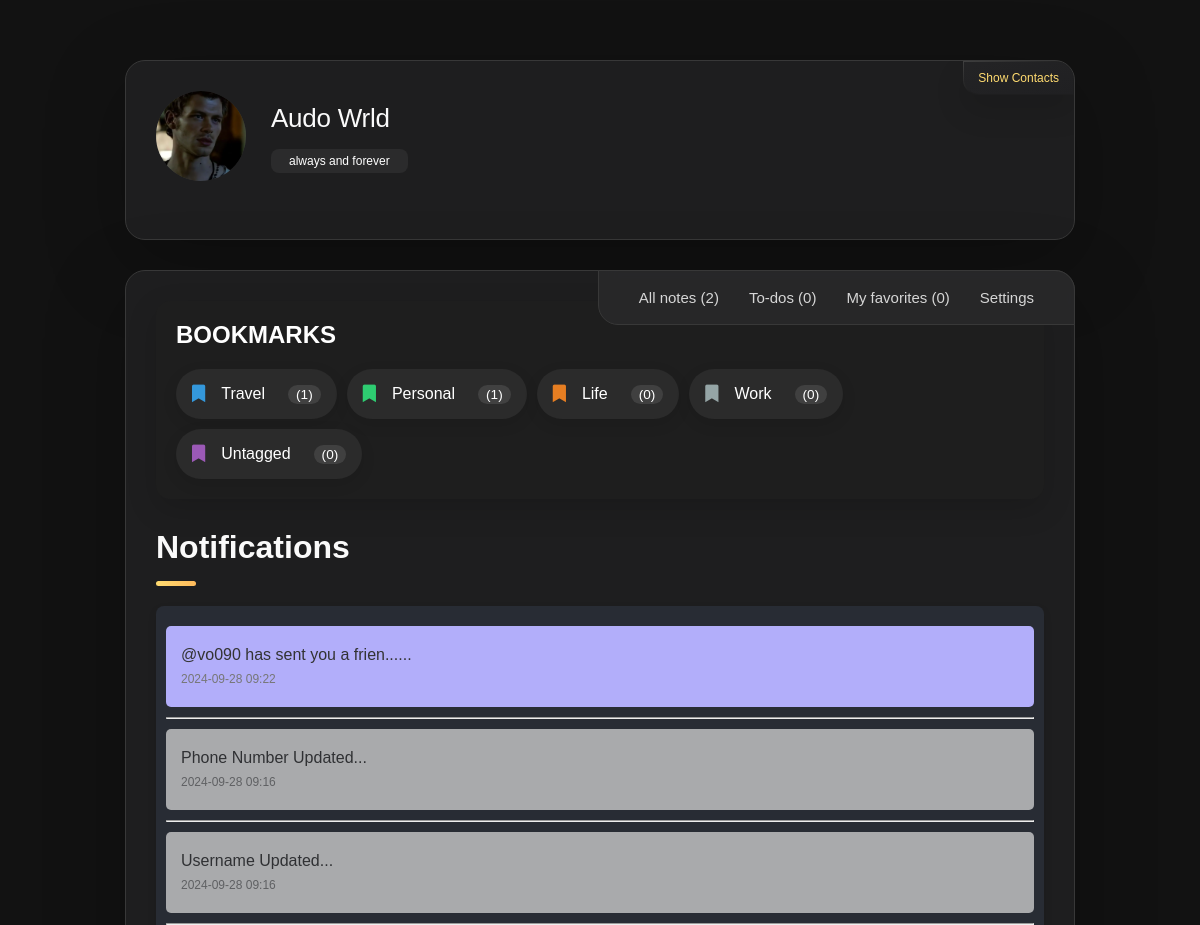
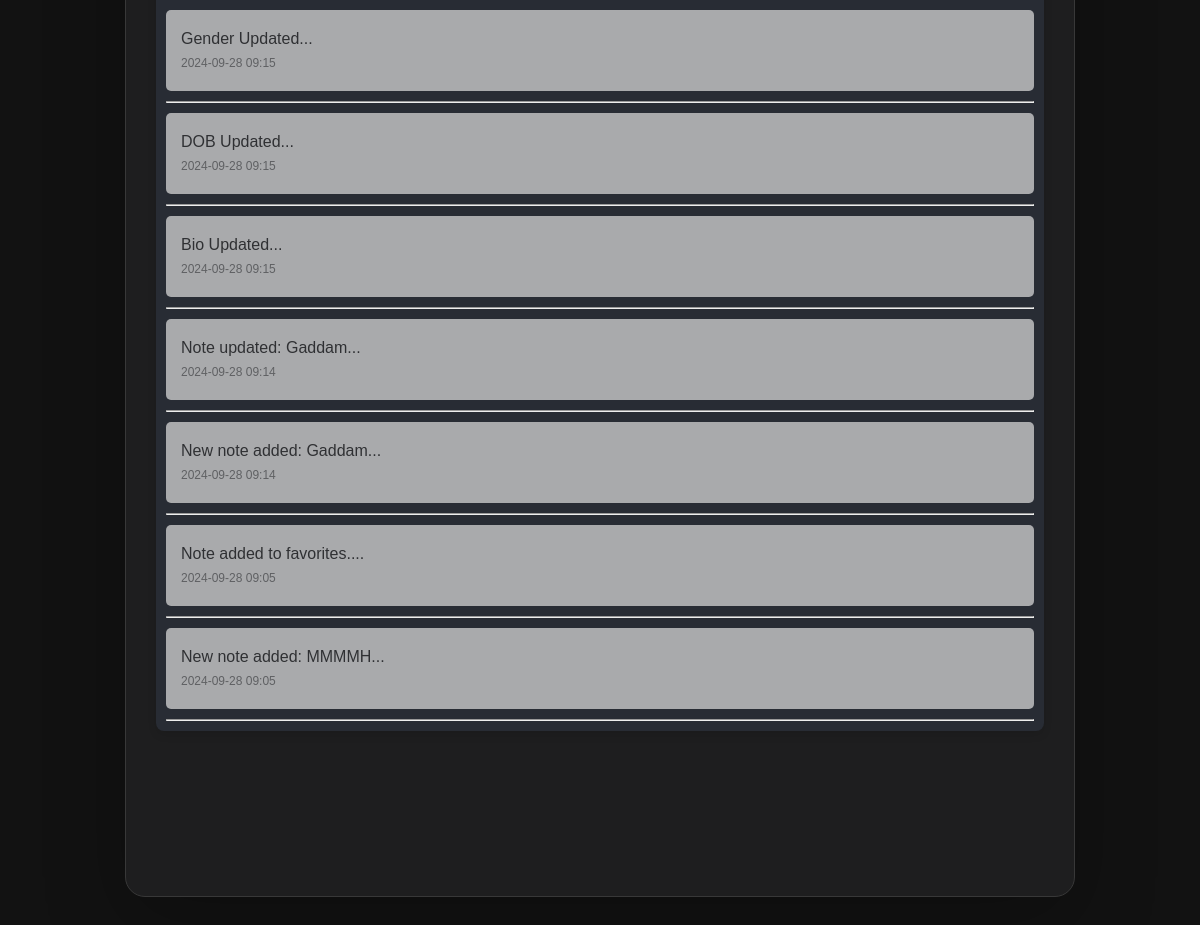
/notifications (signed in), run on the app's committed database (2 pictures, top to bottom).
### website/models.py (models this page shows, shortened)
class User(db.Model, UserMixin):
    id = db.Column(db.Integer, primary_key=True)
    email = db.Column(db.String(150), unique=True)
    password = db.Column(db.String(255))
    first_name = db.Column(db.String(225))
    second_name = db.Column(db.String(225))
    full_name = db.Column(db.String(255))
    profile_picture = db.Column(db.String(255), nullable=True)
    cover_picture = db.Column(db.String(255), nullable=True)
    user_name = db.Column(db.String(255))
    phone_number = db.Column(db.String(20))
    country_code = db.Column(db.String(10), default="+254")
    bio = db.Column(db.String(255))
    time_zone = db.Column(db.String(255))
    date_birth = db.Column(db.String(255))
    gender = db.Column(db.String(255))
    generated_color = db.Column(db.String(7))
    is_2fa_enabled = db.Column(db.Boolean, default=False)
    otp_secret = db.Column(db.String(32), nullable=True)
    temp_otp = db.Column(db.String(32), nullable=True)
    otp_method = db.Column(db.String(10), default='app')
    is_active = db.Column(db.Boolean, default=True)
    is_admin = db.Column(db.Boolean, default=False)
    email_verified = db.Column(db.Boolean, default=False)
    note_tags = db.relationship(
        "NoteTag", back_populates="user", cascade="all, delete-orphan"
    )
    notes = db.relationship("Note", back_populates="user", cascade="all, delete-orphan")
    password_reset_tokens = db.relationship(
        "PasswordResetToken", back_populates="user", cascade="all, delete-orphan"
    )
    notifications = db.relationship(
        "Notification", back_populates="user", cascade="all, delete-orphan"
    )
    todos = db.relationship("ToDo", back_populates="user", cascade="all, delete-orphan")
    email_preferences = db.relationship(
        "EmailPreferences",
        uselist=False,
        back_populates="user",
        cascade="all, delete-orphan",
    )
    push_preferences = db.relationship(
        "PushPreferences",
        uselist=False,
        back_populates="user",
        cascade="all, delete-orphan",
    )
    email_verification_tokens = db.relationship(
        "EmailVerificationToken", back_populates="user", cascade="all, delete-orphan"
    )

class NoteTag(db.Model):
    id = db.Column(db.Integer, primary_key=True)
    name = db.Column(db.String(100), nullable=False)
    color = db.Column(db.String(7), nullable=False, default="#000000")
    user_id = db.Column(db.Integer, db.ForeignKey("user.id"), nullable=False)
    created_at = db.Column(db.DateTime, default=datetime.utcnow)
    user = db.relationship("User", back_populates="note_tags")
    notes = db.relationship("Note", back_populates="tag", cascade="all, delete-orphan")

class Notification(db.Model):
    id = db.Column(db.Integer, primary_key=True)
    user_id = db.Column(db.Integer, db.ForeignKey("user.id"))
    message = db.Column(db.String(255))
    is_read = db.Column(db.Boolean, default=False)
    created_at = db.Column(db.DateTime, default=datetime.utcnow)
    user = db.relationship("User", back_populates="notifications")

### website/views.py (the view)
@views.route("/notifications")
@login_required
def notifications():
    tags = NoteTag.query.filter_by(user_id=current_user.id).all()
    tag_counts = {}
    for tag in tags:
        note_count = Note.query.filter_by(
            tag_id=tag.id, user_id=current_user.id
        ).count()
        tag_counts[tag.id] = note_count
    notifications = (
        Notification.query.filter_by(user_id=current_user.id)
        .order_by(db.desc(Notification.created_at))
        .all()
    )
    return render_template(
        "notifications.html",
        notifications=notifications,
        tags=tags,
        tag_counts=tag_counts,
    )

### website/templates/notifications.html (shortened to what this page needs)
<!DOCTYPE html>
<html lang="en">
  <head>
    <link
      rel="stylesheet"
      href="{{ url_for('static', filename='css/user_home.css') }}"
    />
    <link
      href="https://unpkg.com/boxicons@2.1.4/css/boxicons.min.css"
      rel="stylesheet"
    />
    <link
      rel="stylesheet"
      href="https://cdnjs.cloudflare.com/ajax/libs/font-awesome/5.15.4/css/all.min.css"
    />
  </head>
  <body>
    <main>
      <aside class="sidebar" data-sidebar>
        <div class="sidebar-info">
          <figure class="avatar-box">
            {% if current_user.profile_picture %}
            <img
              src="/static/profile_pics/{{ current_user.profile_picture }}"
              alt="Profile Picture"
              class="profile-image"
            />
            {% else %}
            <i
              class="fas fa-5x"
              style="--background-: {{ current_user.generated_color }}"
              >{{ current_user.first_name[0] }}</i
            >
            {% endif %}
          </figure>
          <div class="info-content">
            <h1 class="name" title="{{ current_user.full_name }}">
              {{ current_user.full_name }}
            </h1>
            <p class="title" title="{{ current_user.bio }}">
              {% if current_user.bio %} {{ current_user.bio }} {% endif %}
            </p>
          </div>
          <button class="info_more-btn" data-sidebar-btn>
            <span>Show Contacts</span>
          </button>
        </div>
      </aside>
      <div class="main-content">
        <nav class="navbar">
          <ul class="navbar-list">
            <li class="navbar-item">
              <a href="/user_home" class="navbar-link">
                <p>
                  All notes
                  <span
                    style="--background-: {{ current_user.generated_color }}"
                  >
                    ({{ current_user.notes|length }})
                  </span>
                </p>
              </a>
            </li>
            <li class="navbar-item">
              <a
                href="{{ url_for('views.show_todo_page') }}"
                class="navbar-link"
              >
                <p style="--background-: {{ current_user.generated_color }}">
                  To-dos
                  <span> (<span id="todoCount">0</span>)</span>
                </p>
              </a>
            </li>
            <li class="navbar-item">
              <a href="/favorites" class="navbar-link" id="favoriteLink">
                <p style="--background-: {{ current_user.generated_color }}">
                  My favorites
                  <span> (<span id="favoriteCount">0</span>) </span>
                </p>
              </a>
            </li>
            <li class="navbar-item">
              <a
                href="{{url_for('views.settings')}}"
                class="navbar-link"
                style="--background-: {{ current_user.generated_color }}"
              >
                <p>Settings</p>
              </a>
            </li>
          </ul>
        </nav>
        <article class="about active" id="notifications">
          <section class="testimonials">
            <div class="tags">
              <p class="section-title">
                BOOKMARKS
              </p>
              <div class="tags-wrapper">
                {% for tag in tags %}
                <a href="{{ url_for('views.tag_notes', tag_id=tag.id) }}" class="tag" data-tag-id="{{ tag.id }}">
                  <i class="fas fa-bookmark" style="--bookmark-: {{ tag.color }}"></i>
                  <span class="tag-name">{{ tag.name }}</span>
                  <span class="note-count">({{ tag_counts.get(tag.id, 0) }})</span>
                </a>
                {% endfor %}
              </div>
            </div>
          </section>
          <header>
            <h2 class="h2 article-title">Notifications</h2>
          </header>
          <section class="service">
            <div class="notication-list">
              <ul
                style="--background-: {{ current_user.generated_color }}"
                id="notificationList"
              >
                {% for notification in notifications %}
                <li
                  class="notification-item {% if notification.is_read %}read{% endif %}"
                  data-notification-id="{{ notification.id }}"
                >
                  <p>{{ notification.message | striptags  | truncate(30, True, '...')}}...</p>
                  <p>
                    <small
                      >{{ notification.created_at.strftime('%Y-%m-%d %H:%M')
                      }}</small
                    >
                  </p>
                </li>
                <hr />
                {% endfor %}
              </ul>
            </div>
          </section>
        </article>
      </div>
    </main>
  </body>
</html>

### data on the page
User: profile_picture (picture), full_name "Audo Wrld", bio "always and forever"
NoteTag: name "Travel", get "1"
NoteTag: name "Personal", get "1"
NoteTag: name "Life", get "0"
NoteTag: name "Work", get "0"
NoteTag: name "Untagged", get "0"
Notification: message "@vo090 has sent you a frien...", created_at "2024-09-28 09:22"
Notification: message "Phone Number Updated", created_at "2024-09-28 09:16"
Notification: message "Username Updated", created_at "2024-09-28 09:16"
Notification: message "Gender Updated", created_at "2024-09-28 09:15"
Notification: message "DOB Updated", created_at "2024-09-28 09:15"
Notification: message "Bio Updated", created_at "2024-09-28 09:15"
Notification: message "Note updated: Gaddam", created_at "2024-09-28 09:14"
Notification: message "New note added: Gaddam", created_at "2024-09-28 09:14"
Notification: message "Note added to favorites.", created_at "2024-09-28 09:05"
Notification: message "New note added: MMMMH", created_at "2024-09-28 09:05"

### other printed values
{{ current_user.notes|length }} "2"
